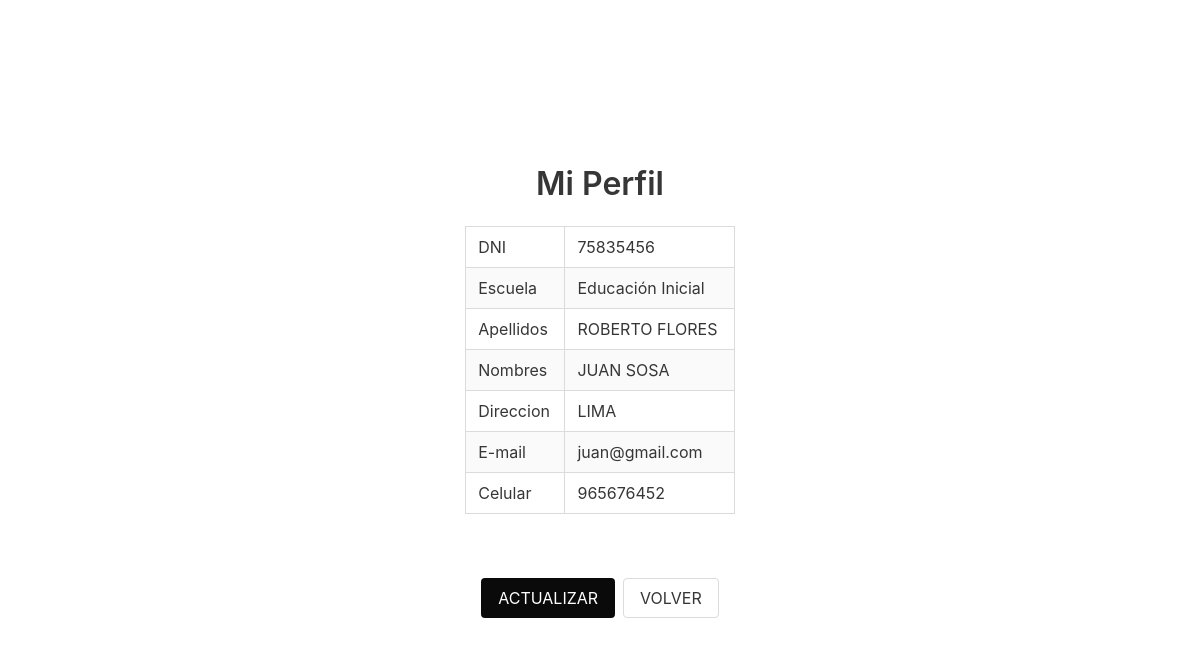
The page /perfil.php (signed in) on the database its author committed.
### tables this page shows
CREATE TABLE IF NOT EXISTS `egresado` (
  `dni` varchar(8) DEFAULT NULL,
  `idescuela` int(11) DEFAULT NULL,
  `direccion` varchar(250) DEFAULT NULL,
  `estado` int(1) NOT NULL,
  `idusuario` int(11) NOT NULL,
  `email` varchar(250) DEFAULT NULL,
  `apellidos` varchar(250) DEFAULT NULL,
  `nombres` varchar(250) DEFAULT NULL,
  `celular` varchar(9) DEFAULT NULL,
  KEY `FK_egresado_usuario` (`idusuario`),
  KEY `FK_egresado_escuela` (`idescuela`)
);

CREATE TABLE IF NOT EXISTS `escuela` (
  `idescuela` int(11) NOT NULL AUTO_INCREMENT,
  `escuela` varchar(200) NOT NULL,
  `idfacultad` int(11) NOT NULL,
  PRIMARY KEY (`idescuela`),
  KEY `FK_escuela_facultad` (`idfacultad`)
);

### perfil.php (the view, shortened to what this page needs)
<!DOCTYPE html>
<html lang="en">
<head>
	<?php
		include("cabecera.php");
	?>
</head>
<body>
	<div class="container centered fullscreen">
		<h1 class="title has-text-centered">Mi Perfil</h1>
	<?php
		include("utils/conexion.php");
		$codigo = $_SESSION['usuario'];
		$tipo = $_SESSION['tipo'];
		$sql = "select * from tipousuario where idtipousuario=$tipo";
		$f = mysqli_query($cn,$sql);
		$r = mysqli_fetch_array($f);
		$tipo_usuario = $r['tipousuario'];
		$tipo_usuario = strtolower($tipo_usuario);
		$sql = "select u.*,a.* from usuario u ,$tipo_usuario a where a.idusuario=u.idusuario and u.idusuario=$codigo";
		$f = mysqli_query($cn,$sql);
		$r = mysqli_fetch_array($f);
		if ($r['estado'] == 1) {
			if ($tipo == 1) {
				$sql = "select u.*,a.*,e.* from usuario u ,alumno a, escuela e where a.idusuario=u.idusuario and a.idescuela=e.idescuela and u.idusuario=$codigo";
				$f = mysqli_query($cn,$sql);
				$r = mysqli_fetch_array($f);
		?>
				<table class="table is-striped is-hoverable is-bordered">
					<tr>
						<td>Codigo Universitario</td>
						<td><?php echo $r['codigo_universitario']; ?></td>
					</tr>
					<tr>
						<td>DNI</td>
						<td><?php echo $r['dni']; ?></td>
					</tr>
					<tr>
						<td>Escuela</td>
						<td><?php echo utf8_decode($r['escuela']); ?></td>
					</tr>
					<tr>
						<td>Apellidos</td>
						<td><?php echo utf8_decode($r['apellidos']); ?></td>
					</tr>
					<tr>
						<td>Nombres</td>
						<td><?php echo $r['nombres']; ?></td>
					</tr>
					<tr>
						<td>Direccion</td>
						<td><?php echo $r['direccion']; ?></td>
					</tr>
					<tr>
						<td>E-mail</td>
						<td><?php echo $r['email']; ?></td>
					</tr>
					<tr>
						<td>Celular</td>
						<td><?php echo $r['celular']; ?></td>
					</tr>
				</table>
			<?php
			} else if ($tipo == 2) {
				$sql = "select u.*,e.*,eg.* from usuario u ,egresado eg, escuela e where eg.idusuario=u.idusuario and eg.idescuela=e.idescuela and u.idusuario=$codigo";
				$f = mysqli_query($cn,$sql);
				$r = mysqli_fetch_array($f);
			?>
				<table class="table is-bordered is-hoverable is-striped">
					<tr>
						<td>DNI</td>
						<td><?php echo $r['dni']; ?></td>
					</tr>
					<tr>
						<td>Escuela</td>
						<td><?php echo $r['escuela']; ?></td>
					</tr>
					<tr>
						<td>Apellidos</td>
						<td><?php echo $r['apellidos']; ?></td>
					</tr>
					<tr>
						<td>Nombres</td>
						<td><?php echo $r['nombres']; ?></td>
					</tr>
					<tr>
						<td>Direccion</td>
						<td><?php echo $r['direccion']; ?></td>
					</tr>
					<tr>
						<td>E-mail</td>
						<td><?php echo $r['email']; ?></td>
					</tr>
					<tr>
						<td>Celular</td>
						<td><?php echo $r['celular']; ?></td>
					</tr>
				</table>
			<?php
			} else if ($tipo == 3) {
				$sql = "select u.*,i.* from usuario u ,institucion i where i.idusuario=u.idusuario and u.idusuario=$codigo";
				$f = mysqli_query($cn,$sql);
				$r = mysqli_fetch_array($f);
			?>
				<table class="table is-striped is-hoverable is-bordered">
					<tr>
						<td>RUC</td>
						<td><?php echo $r['ruc']; ?></td>
					</tr>
					<tr>
						<td>Razon Social</td>
						<td><?php echo $r['razonsocial']; ?></td>
					</tr>
					<tr>
						<td>Razon Social</td>
						<td><?php echo $r['direccion']; ?></td>
					</tr>
					<tr>
						<td>E-mail</td>
						<td><?php echo $r['email']; ?></td>
					</tr>
					<tr>
						<td>Telefono</td>
						<td><?php echo $r['telefono']; ?></td>
					</tr>
				</table>
		<?php
			}
		}
		?>
		<br>
		<?php
			$sql = "select * from tipousuario where idtipousuario=$tipo";
			$f = mysqli_query($cn,$sql);
			$r = mysqli_fetch_array($f);
			$tipo_usuario = $r['tipousuario'];
			$tipo_usuario = strtolower($tipo_usuario);
		?>
		<div class="is-flex is-justify-content-center p-4">
			<a class="button is-black mr-2" href="actualizacion_<?php echo $tipo_usuario; ?>.php">
				ACTUALIZAR
			</a>
			<a class="button" href="principal.php">
				VOLVER
			</a>
		</div>
	</div>
</body>
</html>

### css/estilos.css (style rules this page uses)
* { margin: 0; padding: 0; box-sizing: border-box; }
.container.centered { display: grid; place-content: center; }
.container.fullscreen { min-height: 100vh; }

### rows shown on the page
egresado: dni "75835456", idescuela.escuela "Educación Inicial", apellidos "ROBERTO FLORES", nombres "JUAN SOSA", direccion "LIMA", email "juan@gmail.com", celular "965676452"
